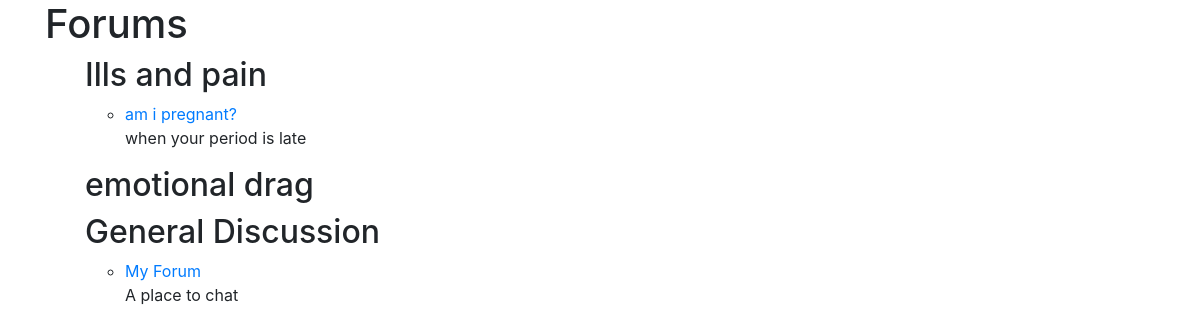
The app's page /forum/ with its own data.
### forum/models.py (models this page shows, shortened)
class Category(models.Model):
    name = models.CharField(max_length=100)

class Foruma(models.Model):
    name = models.CharField(max_length=100)
    description = models.TextField(blank=True)
    category = models.ForeignKey(Category, on_delete=models.CASCADE)

### forum/views.py (the view)
# urls.py: path('', views.forum_list, name='forum_list'),
def forum_list(request):
    forums = Foruma.objects.all()  # Get all forums from the database
    categories = Category.objects.all()  # Get all categories from the database
    return render(request, 'forum/forum_list.html', {'forums': forums, 'categories': categories})

### forum/templates/forum/forum_list.html
{% extends 'base.html' %}
{% block content %}
<h1>Forums</h1>
<ul>
    {% for category in categories %}
        <h2>{{ category.name }}</h2>
        <ul>
            {% for forum in forums %}
                {% if forum.category == category %}
                    <li>
                        <a href="{% url 'forum_detail' forum.id %}">{{ forum.name }}</a>
                        <p>{{ forum.description }}</p>
                    </li>
                {% endif %}
            {% endfor %}
        </ul>
    {% endfor %}
</ul>
{% endblock %}

### records on screen
Category: name "Ills and pain"
Foruma: name "am i pregnant?", description "when your period is late"
Category: name "emotional drag"
Category: name "General Discussion"
Foruma: name "My Forum", description "A place to chat"
